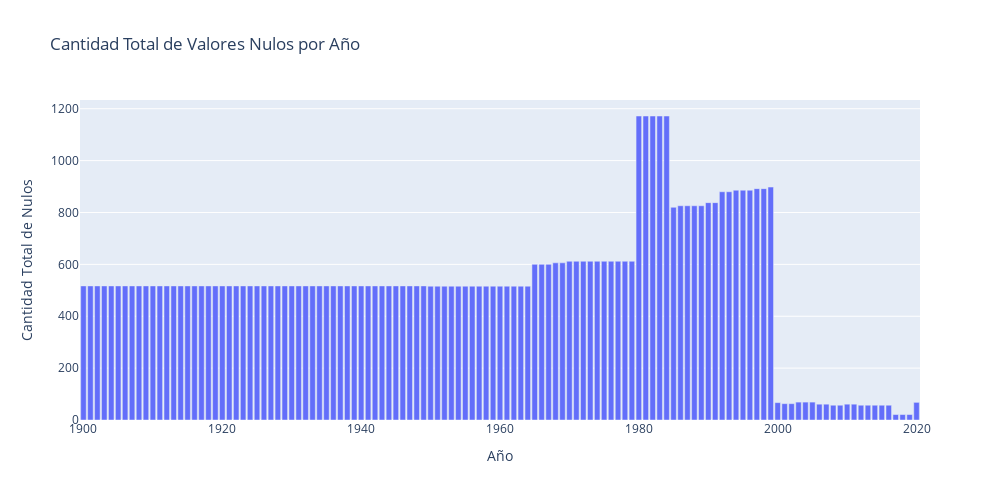

Notebook code cell kept with this figure:
### Code cell
# Se grafican los valores nulos por año
fig = go.Figure()
fig.add_trace(go.Bar(x=valores_nulos_por_anio['year'], y=valores_nulos_por_anio['cantidad_total_de_nulos']))
fig.update_layout(xaxis_title='Año', yaxis_title='Cantidad Total de Nulos', title='Cantidad Total de Valores Nulos por Año', height=500,width=1000)
fig.show()
